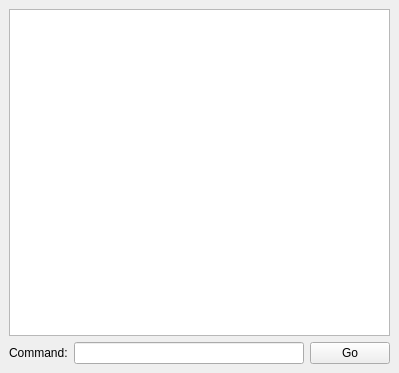
<?xml version="1.0" encoding="UTF-8"?>
<ui version="4.0">
 <class>MainWindow</class>
 <widget class="QMainWindow" name="MainWindow">
  <property name="geometry">
   <rect>
    <x>0</x>
    <y>0</y>
    <width>399</width>
    <height>373</height>
   </rect>
  </property>
  <property name="windowTitle">
   <string>MainWindow</string>
  </property>
  <widget class="QWidget" name="centralwidget">
   <layout class="QGridLayout" name="gridLayout">
    <item row="0" column="0">
     <layout class="QVBoxLayout" name="verticalLayout">
      <item>
       <widget class="QTextEdit" name="textEditResult"/>
      </item>
      <item>
       <layout class="QHBoxLayout" name="horizontalLayout">
        <item>
         <widget class="QLabel" name="labelCmd">
          <property name="text">
           <string>Command:</string>
          </property>
          <property name="buddy">
           <cstring>lineEditCmd</cstring>
          </property>
         </widget>
        </item>
        <item>
         <widget class="QLineEdit" name="lineEditCmd"/>
        </item>
        <item>
         <widget class="QPushButton" name="pushBtnGo">
          <property name="text">
           <string>Go</string>
          </property>
         </widget>
        </item>
       </layout>
      </item>
     </layout>
    </item>
   </layout>
  </widget>
 </widget>
 <resources/>
 <connections/>
</ui>
